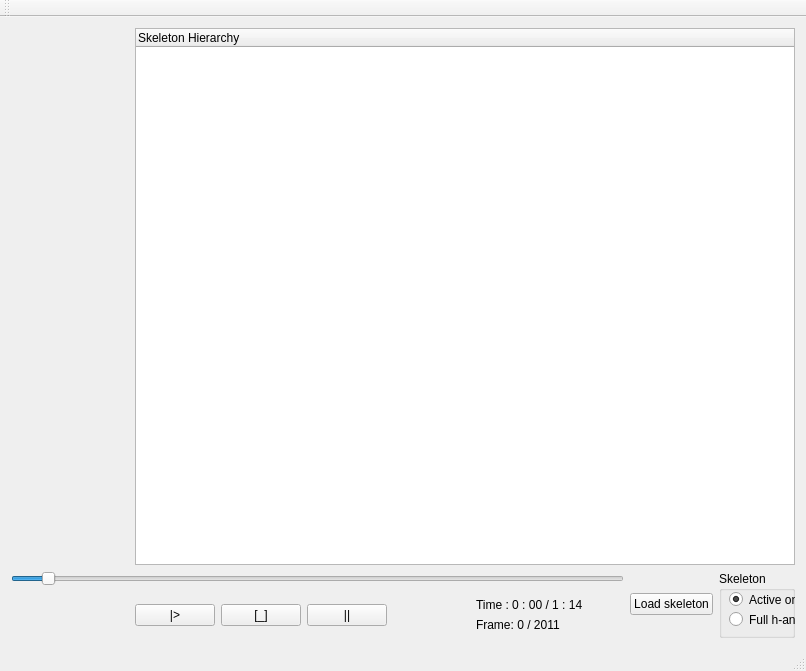
<?xml version="1.0" encoding="UTF-8"?>
<ui version="4.0">
 <class>MainWindow</class>
 <widget class="QMainWindow" name="MainWindow">
  <property name="geometry">
   <rect>
    <x>0</x>
    <y>0</y>
    <width>806</width>
    <height>671</height>
   </rect>
  </property>
  <property name="windowTitle">
   <string>MainWindow</string>
  </property>
  <widget class="QWidget" name="centralWidget">
   <layout class="QGridLayout" name="gridLayout">
    <item row="0" column="0" colspan="3">
     <layout class="QVBoxLayout" name="vbox"/>
    </item>
    <item row="0" column="3" colspan="7">
     <widget class="QTreeWidget" name="treeWidget">
      <property name="sizePolicy">
       <sizepolicy hsizetype="Expanding" vsizetype="Expanding">
        <horstretch>0</horstretch>
        <verstretch>0</verstretch>
       </sizepolicy>
      </property>
      <column>
       <property name="text">
        <string notr="true">Skeleton Hierarchy</string>
       </property>
      </column>
     </widget>
    </item>
    <item row="1" column="9" rowspan="5">
     <widget class="QGroupBox" name="groupBox">
      <property name="title">
       <string>Skeleton</string>
      </property>
      <widget class="QRadioButton" name="activeButton">
       <property name="geometry">
        <rect>
         <x>10</x>
         <y>20</y>
         <width>82</width>
         <height>17</height>
        </rect>
       </property>
       <property name="text">
        <string>Active only</string>
       </property>
       <property name="checked">
        <bool>true</bool>
       </property>
      </widget>
      <widget class="QRadioButton" name="fullButton">
       <property name="geometry">
        <rect>
         <x>10</x>
         <y>40</y>
         <width>82</width>
         <height>17</height>
        </rect>
       </property>
       <property name="text">
        <string>Full h-anim</string>
       </property>
      </widget>
     </widget>
    </item>
    <item row="3" column="3" rowspan="2">
     <layout class="QHBoxLayout" name="horizontalLayout">
      <item>
       <widget class="QPushButton" name="playButton">
        <property name="enabled">
         <bool>true</bool>
        </property>
        <property name="text">
         <string>|&gt;</string>
        </property>
       </widget>
      </item>
      <item>
       <widget class="QPushButton" name="stopButton">
        <property name="enabled">
         <bool>true</bool>
        </property>
        <property name="sizePolicy">
         <sizepolicy hsizetype="Minimum" vsizetype="Fixed">
          <horstretch>0</horstretch>
          <verstretch>0</verstretch>
         </sizepolicy>
        </property>
        <property name="minimumSize">
         <size>
          <width>0</width>
          <height>0</height>
         </size>
        </property>
        <property name="text">
         <string>[_]</string>
        </property>
       </widget>
      </item>
      <item>
       <widget class="QPushButton" name="pauseButton">
        <property name="enabled">
         <bool>true</bool>
        </property>
        <property name="text">
         <string>||</string>
        </property>
       </widget>
      </item>
     </layout>
    </item>
    <item row="1" column="8" rowspan="5">
     <widget class="QPushButton" name="loadSkeletonButton">
      <property name="enabled">
       <bool>true</bool>
      </property>
      <property name="text">
       <string>Load skeleton</string>
      </property>
      <property name="checkable">
       <bool>false</bool>
      </property>
      <property name="checked">
       <bool>false</bool>
      </property>
     </widget>
    </item>
    <item row="3" column="6">
     <widget class="QLabel" name="timeLabel">
      <property name="text">
       <string>Time : 0 : 00 / 1 : 14</string>
      </property>
     </widget>
    </item>
    <item row="4" column="6">
     <widget class="QLabel" name="frameLabel">
      <property name="text">
       <string>Frame: 0 / 2011</string>
      </property>
     </widget>
    </item>
    <item row="1" column="0" colspan="8">
     <widget class="QSlider" name="timeSlider">
      <property name="pageStep">
       <number>1</number>
      </property>
      <property name="value">
       <number>5</number>
      </property>
      <property name="orientation">
       <enum>Qt::Horizontal</enum>
      </property>
     </widget>
    </item>
   </layout>
  </widget>
  <widget class="QMenuBar" name="menuBar">
   <property name="geometry">
    <rect>
     <x>0</x>
     <y>0</y>
     <width>806</width>
     <height>21</height>
    </rect>
   </property>
  </widget>
  <widget class="QToolBar" name="mainToolBar">
   <attribute name="toolBarArea">
    <enum>TopToolBarArea</enum>
   </attribute>
   <attribute name="toolBarBreak">
    <bool>false</bool>
   </attribute>
  </widget>
  <widget class="QStatusBar" name="statusBar"/>
 </widget>
 <layoutdefault spacing="6" margin="11"/>
 <resources/>
 <connections/>
</ui>
